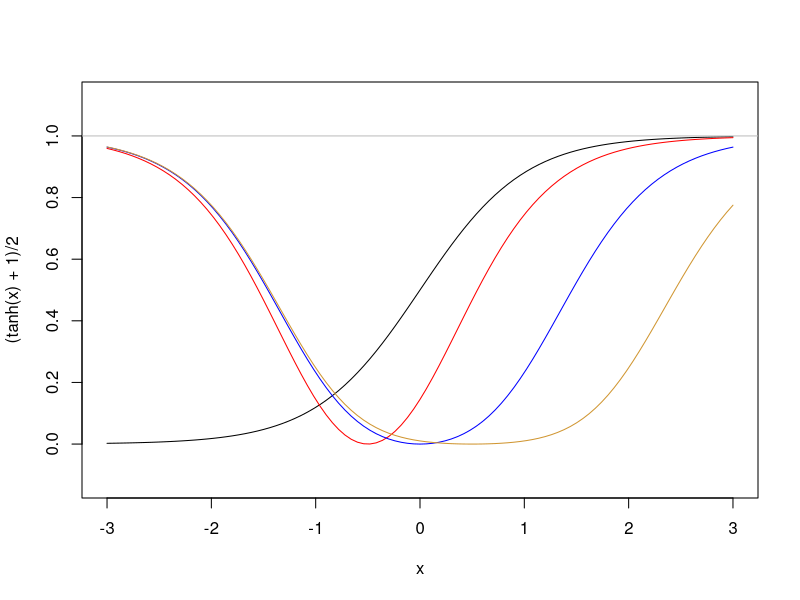

Reproduce this figure in R.

### Exam Questions for putative students

### Activation Functions

# Q1.) Explain the characteristics of the following (activation) functions:

lim = c(-3, 3)
curve((tanh(x) + 1)/2, lim[1], lim[2], ylim=c(-0.125,1.125))
curve((tanh(x) + tanh(x+1))^2/4, add=TRUE, col="red")
curve((tanh(x-1) + tanh(x+1))^2/4, add=TRUE, col="blue")
curve((tanh(x-2) + tanh(x+1))^2/4, add=TRUE, col="#D09632")

abline(h=1, col="grey")


### Probabilities

# Q2.) Explain the concept of probability density function (PDF) and the normalization of the PDF.
#  Can any of these functions represent a PDF?

# Q3.) Explain the concept of cumulative distribution function (CDF).
#  Can any of these functions represent a CDF?

# Q4.) Create the functions G[i] = 1 - f[i](x), where f[i] represents
#  the last 3 functions defined above ( i = 1 to 3). Compare the G[i] functions
#  to a set of Gaussian distributions. Explain if these functions behave similarly
#  to a Gaussian distribution or if there are relevant differences?

